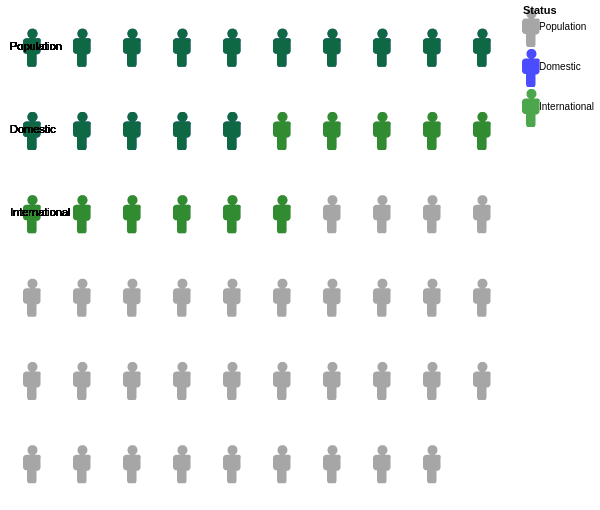

The Vega-Lite source for this figure:
### Vega-Lite specification from a JSON file in a GitHub repository (floating-point values rounded to 4 significant figures)
{"$schema": "https://vega.github.io/schema/vega-lite/v5.json", "config": {"view": {"stroke": ""}}, "width": 500, "height": 500, "data": {"values": [{"State": "New South Wales", "Status": "Population", "Proportion": 59}, {"State": "Victoria", "Status": "Population", "Proportion": 62}, {"State": "Queensland", "Status": "Population", "Proportion": 66}, {"State": "South Australia", "Status": "Population", "Proportion": 62}, {"State": "Western Australia", "Status": "Population", "Proportion": 68}, {"State": "Tasmania", "Status": "Population", "Proportion": 68}, {"State": "Northern Territory", "Status": "Population", "Proportion": 63}, {"State": "Australian Capital Territory", "Status": "Population", "Proportion": 62}, {"State": "New South Wales", "Status": "Domestic", "Proportion": 15}, {"State": "Victoria", "Status": "Domestic", "Proportion": 16}, {"State": "Queensland", "Status": "Domestic", "Proportion": 14}, {"State": "South Australia", "Status": "Domestic", "Proportion": 14}, {"State": "Western Australia", "Status": "Domestic", "Proportion": 14}, {"State": "Tasmania", "Status": "Domestic", "Proportion": 14}, {"State": "Northern Territory", "Status": "Domestic", "Proportion": 18}, {"State": "Australian Capital Territory", "Status": "Domestic", "Proportion": 18}, {"State": "New South Wales", "Status": "International", "Proportion": 26}, {"State": "Victoria", "Status": "International", "Proportion": 22}, {"State": "Queensland", "Status": "International", "Proportion": 20}, {"State": "South Australia", "Status": "International", "Proportion": 24}, {"State": "Western Australia", "Status": "International", "Proportion": 18}, {"State": "Tasmania", "Status": "International", "Proportion": 18}, {"State": "Northern Territory", "Status": "International", "Proportion": 19}, {"State": "Australian Capital Territory", "Status": "International", "Proportion": 20}]}, "params": [{"name": "state_selection", "value": "New South Wales", "bind": {"input": "select", "options": ["New South Wales", "Victoria", "Queensland", "South Australia", "Western Australia", "Tasmania", "Northern Territory", "Australian Capital Territory"], "name": "Select State: "}}], "transform": [{"filter": "datum.State == state_selection"}, {"window": [{"op": "sum", "field": "Proportion", "as": "TotalProportion"}]}, {"window": [{"op": "row_number", "as": "id"}]}, {"calculate": "sequence(0, datum.Proportion)", "as": "positions"}, {"flatten": ["positions"]}, {"calculate": "ceil((datum.positions + 1) / 10)", "as": "row"}, {"calculate": "(datum.positions % 10) + 1", "as": "col"}], "layer": [{"mark": {"type": "point", "filled": true}, "encoding": {"x": {"field": "col", "type": "ordinal", "axis": null}, "y": {"field": "row", "type": "ordinal", "axis": null, "sort": "descending"}, "shape": {"value": "M1.7 -1.7h-0.8c0.3 -0.2 0.6 -0.5 0.6 -0.9c0 -0.6 -0.4 -1 -1 -1c-0.6 0 -1 0.4 -1 1c0 0.4 0.2 0.7 0.6 0.9h-0.8c-0.4 0 -0.7 0.3 -0.7 0.6v1.9c0 0.3 0.3 0.6 0.6 0.6h0.2c0 0 0 0.1 0 0.1v1.9c0 0.3 0.2 0.6 0.3 0.6h1.3c0.2 0 0.3 -0.3 0.3 -0.6v-1.8c0 0 0 -0.1 0 -0.1h0.2c0.3 0 0.6 -0.3 0.6 -0.6v-2c0.2 -0.3 -0.1 -0.6 -0.4 -0.6z"}, "color": {"field": "Status", "type": "nominal", "scale": {"domain": ["Population", "Domestic", "International"], "range": ["#808080", "#0000FF", "#008000"]}, "legend": {"title": "Status"}}, "size": {"value": 100}}}, {"mark": {"type": "text", "baseline": "middle", "align": "left", "dx": 5}, "encoding": {"x": {"value": 0}, "y": {"field": "id", "type": "ordinal"}, "text": {"field": "Status"}, "color": {"value": "black"}}}]}
